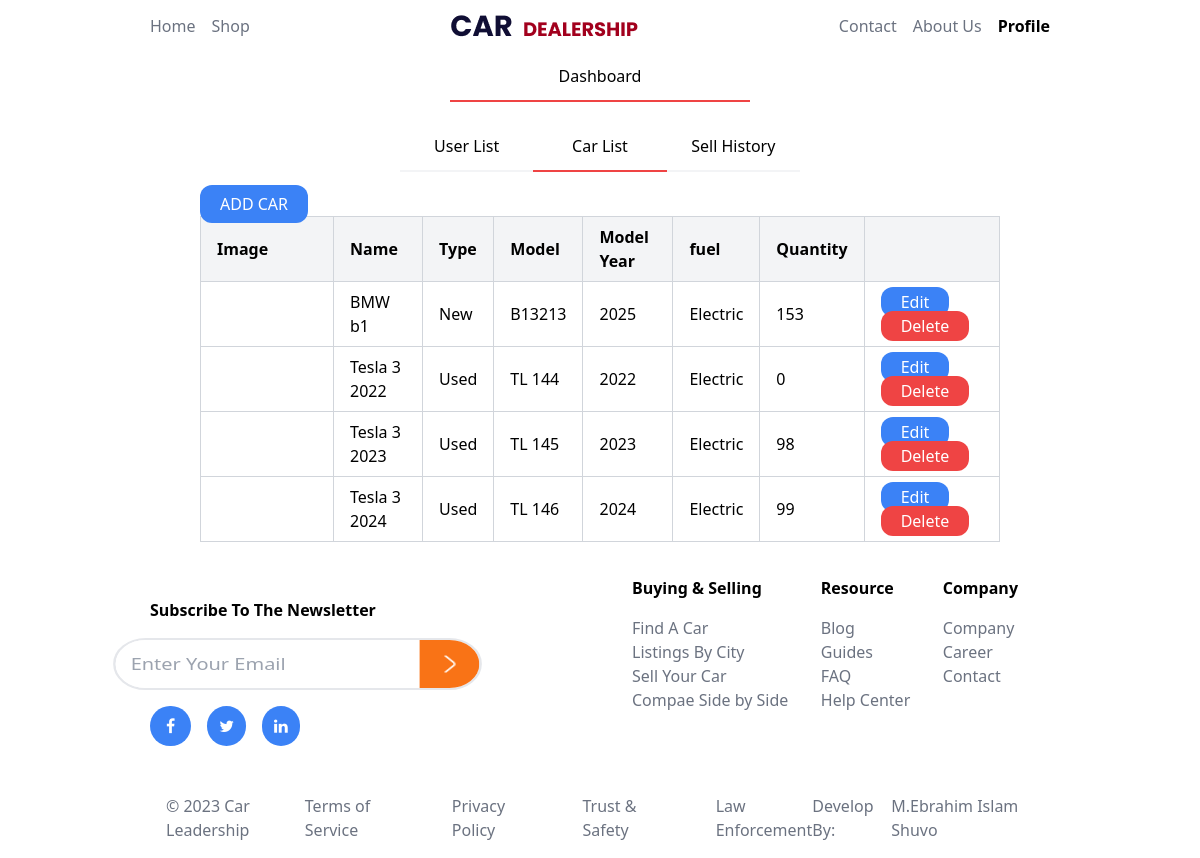
The app's page /car.php with its own data.
### tables this page shows
CREATE TABLE `car` (
  `image` text DEFAULT NULL,
  `name` varchar(30) DEFAULT NULL,
  `type` varchar(30) DEFAULT NULL,
  `model` varchar(30) NOT NULL,
  `year` varchar(30) DEFAULT NULL,
  `fuel` varchar(30) DEFAULT NULL,
  `price` varchar(30) DEFAULT NULL,
  `quantity` varchar(30) NOT NULL
);

### car.php (the view, shortened to what this page needs)
<?php
    require_once("confiq\conection.php");
$sql = "SELECT image,name,type,model,year,fuel,price,quantity FROM car";
$result = $con->query($sql);
?>
<!DOCTYPE html>
<html lang="en">
<head>
    <link rel="stylesheet" href="https://cdnjs.cloudflare.com/ajax/libs/font-awesome/4.7.0/css/font-awesome.min.css">
    <script src="https://cdn.tailwindcss.com"></script>
</head>
<body>
    <div class="flex flex-col items-center text-gray-500">
        <div class="flex md:justify-between justify-center items-center w-9/12 m-auto gap-4">
            <div class="flex gap-4">
                <a href="index.php" class="hover:scale-110 hover:font-semibold hover:text-black">Home</a>
                <a href="shop.php" class="hover:scale-110 hover:font-semibold hover:text-black">Shop</a>
            </div>
            <img class="hidden md:block" src="photo/logo.png" alt="">
            <div class="flex gap-4">
                <a class="hover:scale-110 hover:font-semibold hover:text-black">Contact</a>
                <a class="hover:scale-110 hover:font-semibold hover:text-black">About Us</a>
                <a href="Customer.php" class="font-semibold text-black">Profile</a>
            </div>
        </div>
    </div>
     <div class="flex w-full pb-5 md:w-6/12 m-auto">
        <p class="text-center w-[50%] border-b-2 border-red-500 py-3 m-auto">Dashboard</p>
     </div>
    <div class="order-history-section md:w-8/12 m-auto">
        <div class="flex w-full pb-5 md:w-6/12 m-auto">
            <a href="admin.php" class="text-center w-[50%] border-b-2 border-gray-100 py-3 m-auto">User List</a>
            <a href="car.php" class="text-center w-[50%] border-b-2 border-red-500 py-3 m-auto">Car List</a>
            <a href="sell.php" class="text-center w-[50%] border-b-2 border-gray-100 py-3 m-auto">Sell History</a>
        </div>
        <a class="bg-blue-500 text-white px-5  py-2 rounded-xl mb-5" href="addcar.php">ADD CAR</a>
        <table class="table-auto w-full border-collapse border border-gray-300">
            <thead class="bg-gray-100">
                <tr>
                    <th class="border border-gray-300 px-4 py-2 text-left">Image</th>
                    <th class="border border-gray-300 px-4 py-2 text-left">Name</th>
                    <th class="border border-gray-300 px-4 py-2 text-left">Type</th>
                    <th class="border border-gray-300 px-4 py-2 text-left">Model</th>
                    <th class="border border-gray-300 px-4 py-2 text-left">Model Year</th>
                    <th class="border border-gray-300 px-4 py-2 text-left">fuel</th>
                    <th class="border border-gray-300 px-4 py-2 text-left">Quantity</th>
                    <th class="border border-gray-300 px-4 py-2 text-left"></th>
                </tr>
            </thead>
            <tbody>
                <?php
                    while($row = mysqli_fetch_array($result)){
                    ?>
                    <tr">
                        <td class="border border-gray-300 px-4 py-2"><img class="w-[100px] h-auto" src="<?php echo $row['image']?>" alt=""></td>
                        <td class="border border-gray-300 px-4 py-2"><?php echo $row['name']?></td>
                        <td class="border border-gray-300 px-4 py-2"><?php echo $row['type']?></td>
                        <td class="border border-gray-300 px-4 py-2"><?php echo $row['model']?></td>
                        <td class="border border-gray-300 px-4 py-2"><?php echo $row['year']?></td>
                        <td class="border border-gray-300 px-4 py-2"><?php echo $row['fuel']?></td>
                        <td class="border border-gray-300 px-4 py-2"><?php echo $row['quantity']?></td>
                        <td class="border border-gray-300 px-4 py-2">
                            <a class="bg-blue-500 text-white px-5  py-1 rounded-xl" href="editCarInfo.php?model=<?php echo urlencode($row['model']); ?>" class="btn btn-primary">Edit</a>
                            <a class="bg-red-500 text-white px-5  py-1 rounded-xl" href="confiq/deleteCar.php?model=<?php echo urlencode($row['model']); ?>" class="btn btn-primary">Delete</a>
                        </td>
                    <?php
                    }
                ?>
            </tbody>
        </table>
    </div>
    <div class="flex flex-col md:flex-row md:justify-between md:w-9/12 m-auto items-center">
        <div class="flex flex-col items-center md:items-start gap-4  md:mt-14 mt-7">
            <h4 class="font-semibold">Subscribe To The Newsletter</h4>
            <div class="flex scale-x-125 border-2 rounded-full">
                <input class="rounded-l-full pl-3" type="email" placeholder="Enter Your Email">
                <img class="p-3 bg-orange-500 rounded-r-full" src="photo/arrow-right-white.png" alt="">
            </div>
            <div class=" flex items-center gap-4 mb-8 md:0">
                <a href="#" class="fa fa-facebook bg-blue-500 hover:bg-blue-700 text-white py-3 px-4 rounded-full"></a>
                <a href="#" class="fa fa-twitter bg-blue-500 hover:bg-blue-700 text-white py-3 px-3 rounded-full"></a>
                <a href="#" class="fa fa-linkedin bg-blue-500 hover:bg-blue-700 text-white py-3 px-3 rounded-full"></a>
            </div>
        </div>
        <div class="flex justify-between p-8 md:p- pt-0 w-11/12 md:w-6/12 text-gray-500">
            <div class="flex flex-col gap-4">
                <h3 class="text-black font-bold">Buying & Selling</h3>
                <div class="">
                    <p>Find A Car</p>
                    <p>Listings By City</p>
                    <p>Sell Your Car</p>
                    <p>Compae Side by Side</p>
                </div>
            </div>
            <div class="flex flex-col gap-4">
                <h3 class="text-black font-bold">Resource</h3>
                <div class="">
                    <p>Blog</p>
                    <p>Guides</p>
                    <p>FAQ</p>
                    <p>Help Center</p>
                </div>
            </div>
            <div class="flex flex-col gap-4">
                <h3 class="text-black font-bold">Company</h3>
                <div class="">
                    <p>Company</p>
                    <p>Career</p>
                    <p>Contact</p>
                </div>
            </div>
        </div>
    </div>
    <div class="">
        <div class="text-gray-500 px-4 flex flex-col items-center md:flex-row md:justify-between md:w-9/12 m-auto md:p-4 ">
            <div class="">
                <p>© 2023 Car Leadership</p>
            </div>
            <div class="flex justify-between md:gap-14">
                <p>Terms of Service</p>
                <p>Privacy Policy</p>
                <p>Trust & Safety</p>
                <p>Law Enforcement</p>
            </div>
            <div class="flex gap-2">
                <p>Develop By: </p>
                <a href="https://www.facebook.com/ebrahim.islam.2003">M.Ebrahim Islam Shuvo</a>
            </div>
        </div>
    </div>
</body>
</html>

### records on screen
car: name "BMW b1", type "New", model "B13213", year "2025", fuel "Electric", quantity "153"
car: name "Tesla 3 2022", type "Used", model "TL 144", year "2022", fuel "Electric", quantity "0"
car: name "Tesla 3 2023", type "Used", model "TL 145", year "2023", fuel "Electric", quantity "98"
car: name "Tesla 3 2024", type "Used", model "TL 146", year "2024", fuel "Electric", quantity "99"
